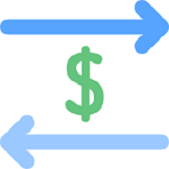
#> input picture imagen/exchange.png, 169 x 169 px; its folder holds 6 pictures in this run
$ python -i principal.py   (imports and definitions only)
#> lines starting #> are read from the running program, lines starting #| are printed output that depends on the picture
from tkinter import*
import conexion as con
from tkinter import ttk
import tkinter.messagebox
import usuarios as user
import productos as prod
import entrada_inventario as inv_ent
import salida_inventario as inv_sal
from PIL import Image , ImageTk
#funcion ventana principal
def man():
        #parametro base de ventana principal
        global vent_inicio
        vent_inicio = Tk()
        vent_inicio.geometry('1300x690+30+0')
        menu = Menu(vent_inicio)##-- se crea MeNU
        ##menu.post(0, 900)
        vent_inicio.configure(background ='#68C3A3', menu=menu)##--se agrega menu a vent_inicio--
        vent_inicio.title('')

        global fuente
        fuente = ("Arial", 12, "bold")

        ###################---MENU--######################
        def ayuD():
            vent = Toplevel()
            ho = Label(vent, text='HOla Bienvenidos').place(x=5,y=10)

        filemenu = Menu(menu, tearoff=0)
        filemenu.add_command(label="Nuevo", command=ayuD)
        filemenu.add_command(label="Abrir", command=ayuD)
        filemenu.add_command(label="Guardar", command=ayuD)
        filemenu.add_command(label="Guardar como...", command=ayuD)
        filemenu.add_command(label="Cerrar", command=ayuD)
        filemenu.add_separator()
        filemenu.add_command(label="Exit", command=vent_inicio.destroy)
        menu.add_cascade(label="Archivo", menu=filemenu)

        editmenu = Menu(menu, tearoff=0)
        editmenu.add_command(label="Atras", command=ayuD)
        editmenu.add_separator()
        editmenu.add_command(label="Cortar", command=ayuD)
        editmenu.add_command(label="Copiar", command=ayuD)
        editmenu.add_command(label="Pegar", command=ayuD)
        editmenu.add_command(label="Borrar", command=ayuD)
        editmenu.add_command(label="Selecciona Todo", command=ayuD)
        menu.add_cascade(label="Editar", menu=editmenu)

        helpmenu = Menu(menu, tearoff=0)
        helpmenu.add_command(label="Ayuda Index", command=ayuD)
        helpmenu.add_command(label="About...", command=ayuD)
        menu.add_cascade(label="Ayuda", menu=helpmenu)

        cerrarV = Menu(menu, tearoff=0)
        menu.add_checkbutton(label='CERRAR', command=vent_inicio.destroy)
        #cerrarV.add_command( command=vent_inicio.quit)


        ####################################################
        #parametro base de ventana principal
        cuadro1 = Frame(vent_inicio)
        cuadro1.configure(width=1035,height=330,  bg='#049372')
        cuadro1.place(x=260,  y=10)

        cuadro2 = Frame(vent_inicio)
        cuadro2.configure(width=1035, height=330, bg='#26C281')
        cuadro2.place(x=260, y= 345)

        cuadro3 = Frame(vent_inicio)
        cuadro3.configure(width=250,height=670, bg='#26A65B')
        cuadro3.place(x=5, y=10)


        ######################################################
        #parametro de titulo de ventana principal
        titulo_version = Label(cuadro3,text='VERSION : 1.0', bg='#22313F',fg='#FFF')
        titulo1 = Label(cuadro1,text='PRODUCTOS', width=12,bg='#E67E22', font= fuente,fg='white')
        titulo2 = Label(cuadro1,text='ENTRADA \nINVENTARIO', width=15,bg='#E67E22',font=fuente,fg='white')
        titulo3 = Label(cuadro1,text='MERMA \nINVENTARIO', width=15,bg='#E67E22',font=fuente,fg='white')
        #titulo5 = Label(cuadro3,text='ADMINISTRACION \n DE USUARIOS',bg='#1E8BC3',font=fuente,fg='#F1F1F1')

        titulo1.config(anchor=W)
        titulo2.config(anchor=NW)
        titulo3.config(anchor=NW)
       # titulo5.config(anchor=W)

        titulo1.place(x=16,y=35)
        titulo2.place(x=271,y=20)
        titulo3.place(x=546,y=20)
        #titulo5.place(x=16,y=50)
        titulo_version.place(x=85, y=630)

        #############################################
        #carga de imagenas para ventana principal

        imagen2 = PhotoImage(file ='imagen/laptop.png')
        imagen3 = PhotoImage(file ='imagen/exchange.png')

        imagenUser = PhotoImage(file ='imagen/users2.png')
        imagenProv = PhotoImage(file ='imagen/seller.png')
        #--------------------------------------------------------------
        imgS = Image.open('imagen/exchange.png')
#> imgS is the input picture: PIL image 169x169 RGBA; mean R, G, B, A 215.8, 235.1, 247.7, 255
        imagenS = imgS.resize((220,220))
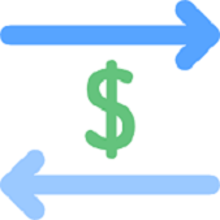
#> imagenS: PIL image 220x220 RGBA; mean R, G, B, A 215.8, 235.1, 247.7, 255
        Simg    = ImageTk.PhotoImage(imagenS)


        imgLap = Image.open('imagen/laptop.png')# imagen laptop
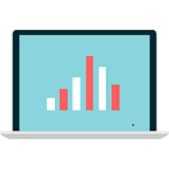
#> input picture imagen/laptop.png, 169 x 169 px
#> imgLap is the input picture: PIL image 169x169 RGBA; mean R, G, B, A 189.2, 216.6, 220.5, 255
        imagenLap = imgLap.resize((220,220))
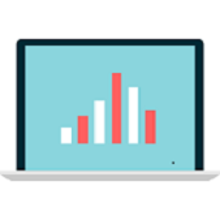
#> imagenLap: PIL image 220x220 RGBA; mean R, G, B, A 189.2, 216.6, 220.5, 255
        lapImg = ImageTk.PhotoImage(imagenLap)

        imgCar = Image.open('imagen/cart.png')#-- Imagen´productos
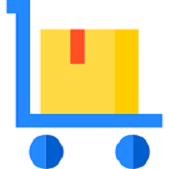
#> input picture imagen/cart.png, 169 x 169 px
#> imgCar is the input picture: PIL image 169x169 RGBA; mean R, G, B, A 210.4, 215.8, 193.5, 255
        imagenCar = imgCar.resize((220,220))
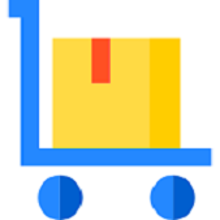
#> imagenCar: PIL image 220x220 RGBA; mean R, G, B, A 210.4, 215.8, 193.5, 255
        carImg = ImageTk.PhotoImage(imagenCar)

        #--------------------------------------------------------------
        img2Exit = Image.open('imagen/exit4.png')#-- Imagen´puerta  SALIR
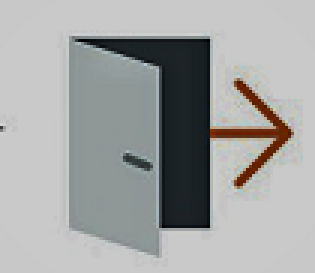
#> input picture imagen/exit4.png, 105 x 91 px (shown 3 times larger)
#> img2Exit is the input picture: PIL image 105x91 RGBA; mean R, G, B, A 163.1, 164.4, 163.9, 255
        imExit = img2Exit.resize((115,100))
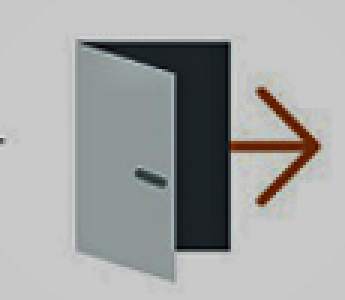
#> imExit: PIL image 115x100 RGBA (shown 3 times larger); mean R, G, B, A 163.1, 164.4, 163.9, 255
        imExitt = ImageTk.PhotoImage(imExit)


#> (the run stopped early here; a loop or call above may not have finished)
